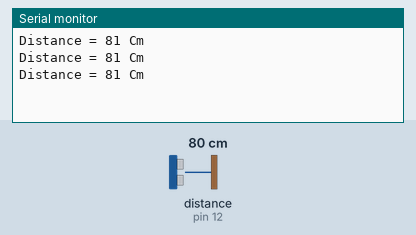
The sketch below on a simulated Arduino Uno, built with avr-gcc and run on an emulated ATmega328P. On the bench: the last lines printed to the serial monitor. Inputs (shaded band) come from the test bench; at power-on: distance to the obstacle (sensor on pin 12) 80 cm. The echo pulse lasts 58.3 µs per cm.

Above: at 1.3 s.
1.4 s: distance to the obstacle (sensor on pin 12) set to 2 cm
At 1.9 s:
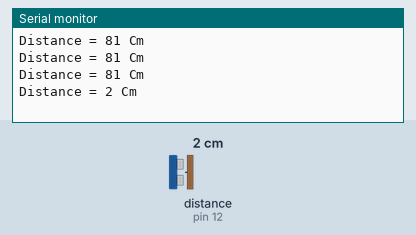
2.9 s: distance to the obstacle (sensor on pin 12) set to 4 cm
At 3.4 s:
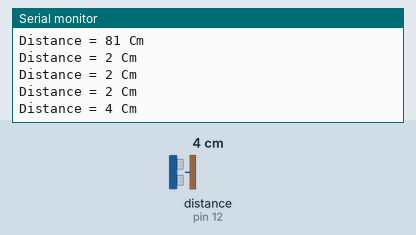
Timing chart, 0 to 5.9 s (numbered marks = the images above; inputs shaded):
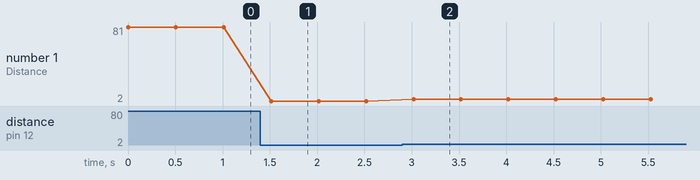

The sketch:

Experiment_12_Code_With_Library.ino
```cpp
#include "NewPing.h"

int Trig_Pin = 13;

int Echo_Pin = 12;

int Max_Distance = 400;

NewPing sonar(Trig_Pin, Echo_Pin, Max_Distance);

void setup()
{
  Serial.begin(9600);
}

void loop()
{
  Serial.print("Distance = ");
  Serial.print(sonar.ping_cm());
  Serial.println(" Cm");

  delay(500);
}
```

Measured:
- after the input at 1.4 s, the serial monitor: prints a new line after 0.12 s (image 1)
- after the input at 2.9 s, the serial monitor: prints a new line after 0.12 s (image 2)
- plotted number 1: 81 → 2 after the input at 1.4 s, 2 → 4 after the input at 2.9 s
